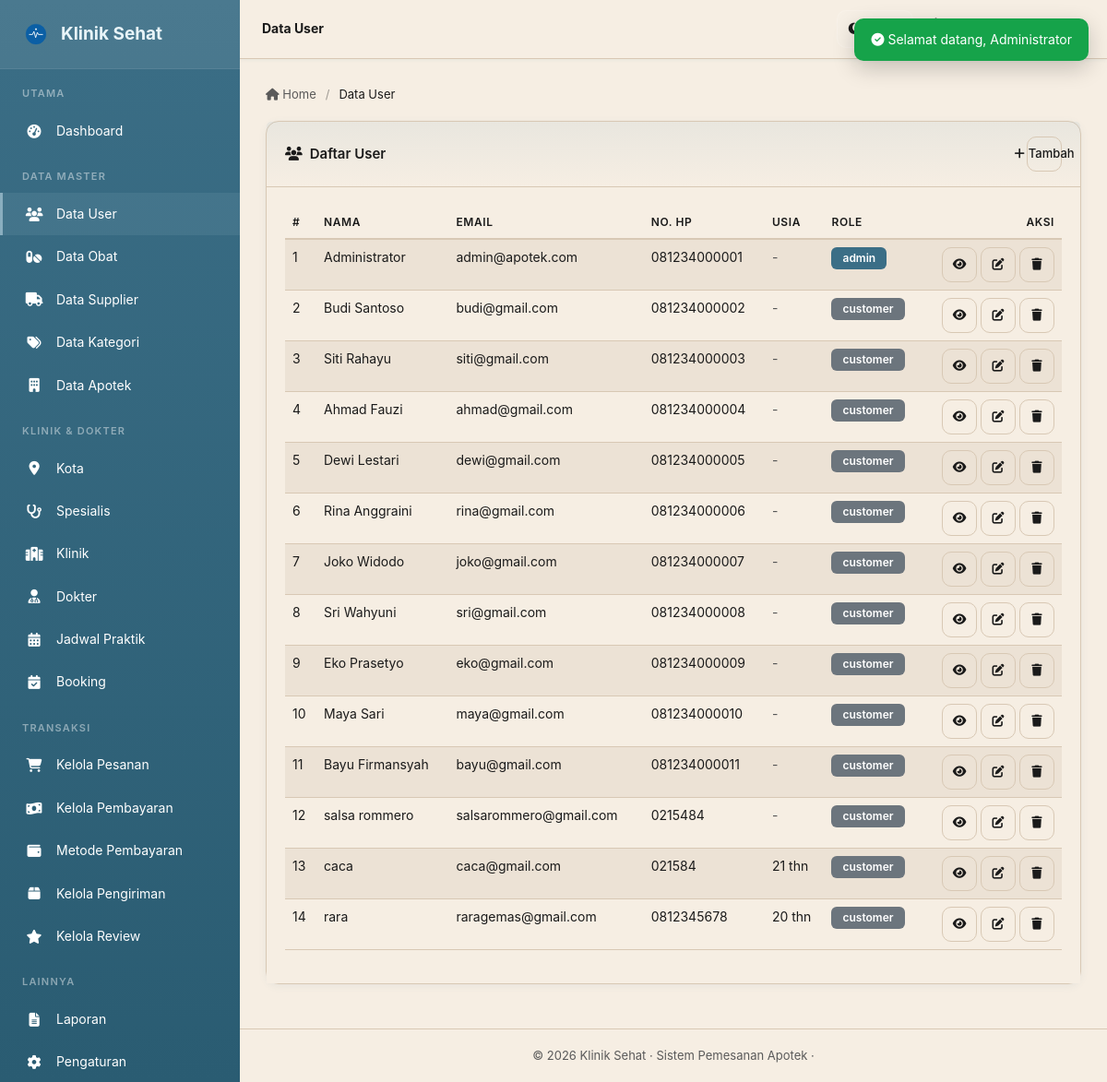
Screenshot of /Klinik/admin/user/index.php (signed in) with the database file from the repository.
### tables this page shows
CREATE TABLE `users` (
  `id_user` int(11) UNSIGNED NOT NULL,
  `nama` varchar(100) NOT NULL,
  `email` varchar(100) NOT NULL,
  `password` varchar(255) NOT NULL,
  `no_hp` varchar(20) DEFAULT NULL,
  `alamat` text DEFAULT NULL,
  `birthdate` date DEFAULT NULL,
  `role` enum('admin','customer') NOT NULL DEFAULT 'customer',
  `created_at` datetime NOT NULL DEFAULT current_timestamp()
);

### Klinik/functions/functions.php (called while the page is built, shortened)
<?php
function csrf_token() {
    return $_SESSION['csrf'];
}
function e($str) {
    return htmlspecialchars((string)($str ?? ''), ENT_QUOTES, 'UTF-8');
}

### Klinik/admin/user/index.php (the view, shortened to what this page needs)
<?php
require_once '../../config/koneksi.php';
$users = $pdo->query("SELECT * FROM users ORDER BY id_user")->fetchAll();
require_once '../../includes/header_admin.php';
?>
<div class="card">
    <div class="card-header">
        <span><i class="fas fa-users me-2"></i>Daftar User</span>
        <button class="btn btn-sm btn-primary" data-bs-toggle="modal" data-bs-target="#modalForm"><i class="fas fa-plus me-1"></i> Tambah</button>
    </div>
    <div class="card-body">
        <table id="table" class="table table-hover" style="width:100%">
            <thead><tr><th>#</th><th>Nama</th><th>Email</th><th>No. HP</th><th>Usia</th><th>Role</th><th class="text-end">Aksi</th></tr></thead>
            <tbody>
            <?php foreach ($users as $i => $u): ?>
                <tr>
                    <td><?= $i + 1 ?></td>
                    <td><?= e($u['nama']) ?></td>
                    <td><?= e($u['email']) ?></td>
                    <td><?= e($u['no_hp']) ?></td>
                <td><?= $u['birthdate'] ? date_diff(new DateTime($u['birthdate']), new DateTime())->y . ' thn' : '<span class="text-muted">-</span>' ?></td>
                    <td><span class="badge bg-<?= $u['role'] === 'admin' ? 'primary' : 'secondary' ?>"><?= e($u['role']) ?></span></td>
                    <td class="text-end">
                        <button class="btn btn-sm btn-info" data-bs-toggle="modal" data-bs-target="#modalDetail"
                            data-nama="<?= e($u['nama']) ?>" data-email="<?= e($u['email']) ?>" data-hp="<?= e($u['no_hp']) ?>" data-alamat="<?= e($u['alamat']) ?>" data-role="<?= e($u['role']) ?>" data-birthdate="<?= e($u['birthdate']) ?>" data-created="<?= e($u['created_at']) ?>"><i class="fas fa-eye"></i></button>
                        <button class="btn btn-sm btn-warning" data-bs-toggle="modal" data-bs-target="#modalForm"
                            data-id="<?= $u['id_user'] ?>" data-nama="<?= e($u['nama']) ?>" data-email="<?= e($u['email']) ?>" data-hp="<?= e($u['no_hp']) ?>" data-alamat="<?= e($u['alamat']) ?>" data-birthdate="<?= e($u['birthdate']) ?>" data-role="<?= e($u['role']) ?>"><i class="fas fa-edit"></i></button>
                        <a href="?hapus=<?= $u['id_user'] ?>&csrf_token=<?= csrf_token() ?>" class="btn btn-sm btn-danger" onclick="konfirmHapus(this.href,'Hapus user ini?');return false;"><i class="fas fa-trash"></i></a>
                    </td>
                </tr>
            <?php endforeach; ?>
            </tbody>
        </table>
    </div>
</div>
<?php
require_once '../../includes/footer_admin.php';

### Klinik/assets/css/style.css (style rules this page uses)
:root { --primary: #3b6e86; --primary-dark: #2e5564; --primary-light: #8aaebf; --bg: #ede4d1; --surface: #f6eee3; --surface-alt: #ece2d5; --text: #1a1a1a; --text-muted: #5a5a5a; --border: #d8c8b4; --sidebar-bg: #3b6e86; --sidebar-dark: #2a5c72; --sidebar-text: #e8f4f8; --sidebar-hover: rgba(138,174,191,.15); --success: #2d8a5e; --danger: #c0392b; --warning: #d4a017; --info: #6f9ab1; --shadow: 0 2px 8px rgba(59,110,134,.08); --shadow-lg: 0 8px 24px rgba(59,110,134,.16); --radius: 14px; --transition: all .25s ease; }
* { box-sizing: border-box; }
body { background: var(--bg); color: var(--text); font-family: 'Inter', 'Segoe UI', system-ui, -apple-system, sans-serif; margin: 0; font-size: 14px; line-height: 1.6; }
a { text-decoration: none; color: var(--primary); transition: var(--transition); }
.card { background: var(--surface); border: 1px solid var(--border); border-radius: var(--radius); box-shadow: var(--shadow); margin-bottom: 20px; transition: var(--transition); }
.card-header { padding: 16px 20px; border-bottom: 1px solid var(--border); font-weight: 600; display: flex; justify-content: space-between; align-items: center; font-size: 15px; background: linear-gradient(180deg, rgba(138,174,191,.12) 0%, transparent 100%); }
.card-body { padding: 20px; }
.btn { border-radius: 8px; font-size: 14px; font-weight: 500; transition: var(--transition); border: none; }
.btn-primary, .bg-primary, .badge.bg-primary, .border-primary, .table .badge.bg-primary, .table td.bg-primary, .table th.bg-primary { background-color: var(--primary) !important; background: var(--primary) !important; border-color: var(--primary) !important; color: #fff !important; }
.btn-primary { background: var(--primary); color: #fff; }
.btn-sm:has(> i:only-child), .btn-sm:has(> span > i:only-child), .btn-sm:has(> svg:only-child), .btn-sm:has(> span > svg:only-child) { background: transparent !important; border: 1px solid var(--border) !important; color: var(--text) !important; width: 38px; height: 38px; min-width: 38px; padding: 0; display: inline-flex; align-items: center; justify-content: center; border-radius: 10px; }
.btn-sm:has(> i:only-child) i, .btn-sm:has(> span > i:only-child) i, .btn-sm:has(> svg:only-child) svg, .btn-sm:has(> span > svg:only-child) svg { margin: 0; }
.btn-danger { background: var(--danger); color: #fff; }
.btn-warning { background: var(--warning); color: #fff; }
.btn-sm { padding: 6px 14px; font-size: 13px; white-space: nowrap; }
.table { color: var(--text); }
.table > :not(caption) > * > * { background: transparent; }
.table thead th { border-bottom: 2px solid var(--border); font-size: 12px; text-transform: uppercase; letter-spacing: .6px; color: var(--text-muted); font-weight: 600; background: rgba(138,174,191,.08); }
.badge { padding: 6px 12px; border-radius: 6px; font-size: 12px; font-weight: 600; }
.badge.bg-primary { background-color: var(--primary) !important; background: var(--primary) !important; border-color: var(--primary) !important; color: #fff !important; }
.card, .card-body, .modal-content, .dropdown-menu, .table, .table th, .table td, .dataTables_wrapper, .dataTables_scrollHeadInner, .dataTables_scrollBody, .form-control, .form-select, .main, .content, .breadcrumb-custom { background: var(--surface); color: var(--text); }
.table { border-color: var(--border); }
.table th, .table td, .dataTables_wrapper .dataTables_scrollBody table td, .dataTables_wrapper .dataTables_scrollBody table th { background-color: transparent !important; color: var(--text); }
.table thead th { background: rgba(138,174,191,.08); color: var(--text); }
.table tbody tr:nth-of-type(odd) { background: var(--surface-alt); }

### rows the page displays
users: nama "Administrator", email "admin@apotek.com", no_hp "081234000001", role "admin"
users: nama "Budi Santoso", email "budi@gmail.com", no_hp "081234000002", role "customer"
users: nama "Siti Rahayu", email "siti@gmail.com", no_hp "081234000003", role "customer"
users: nama "Ahmad Fauzi", email "ahmad@gmail.com", no_hp "081234000004", role "customer"
users: nama "Dewi Lestari", email "dewi@gmail.com", no_hp "081234000005", role "customer"
users: nama "Rina Anggraini", email "rina@gmail.com", no_hp "081234000006", role "customer"
users: nama "Joko Widodo", email "joko@gmail.com", no_hp "081234000007", role "customer"
users: nama "Sri Wahyuni", email "sri@gmail.com", no_hp "081234000008", role "customer"
users: nama "Eko Prasetyo", email "eko@gmail.com", no_hp "081234000009", role "customer"
users: nama "Maya Sari", email "maya@gmail.com", no_hp "081234000010", role "customer"
users: nama "Bayu Firmansyah", email "bayu@gmail.com", no_hp "081234000011", role "customer"
users: nama "salsa rommero", email "salsarommero@gmail.com", no_hp "0215484", role "customer"
users: nama "caca", email "caca@gmail.com", no_hp "021584", role "customer"
users: nama "rara", email "raragemas@gmail.com", no_hp "0812345678", role "customer"

### other values shown
$page_title "Data User"
